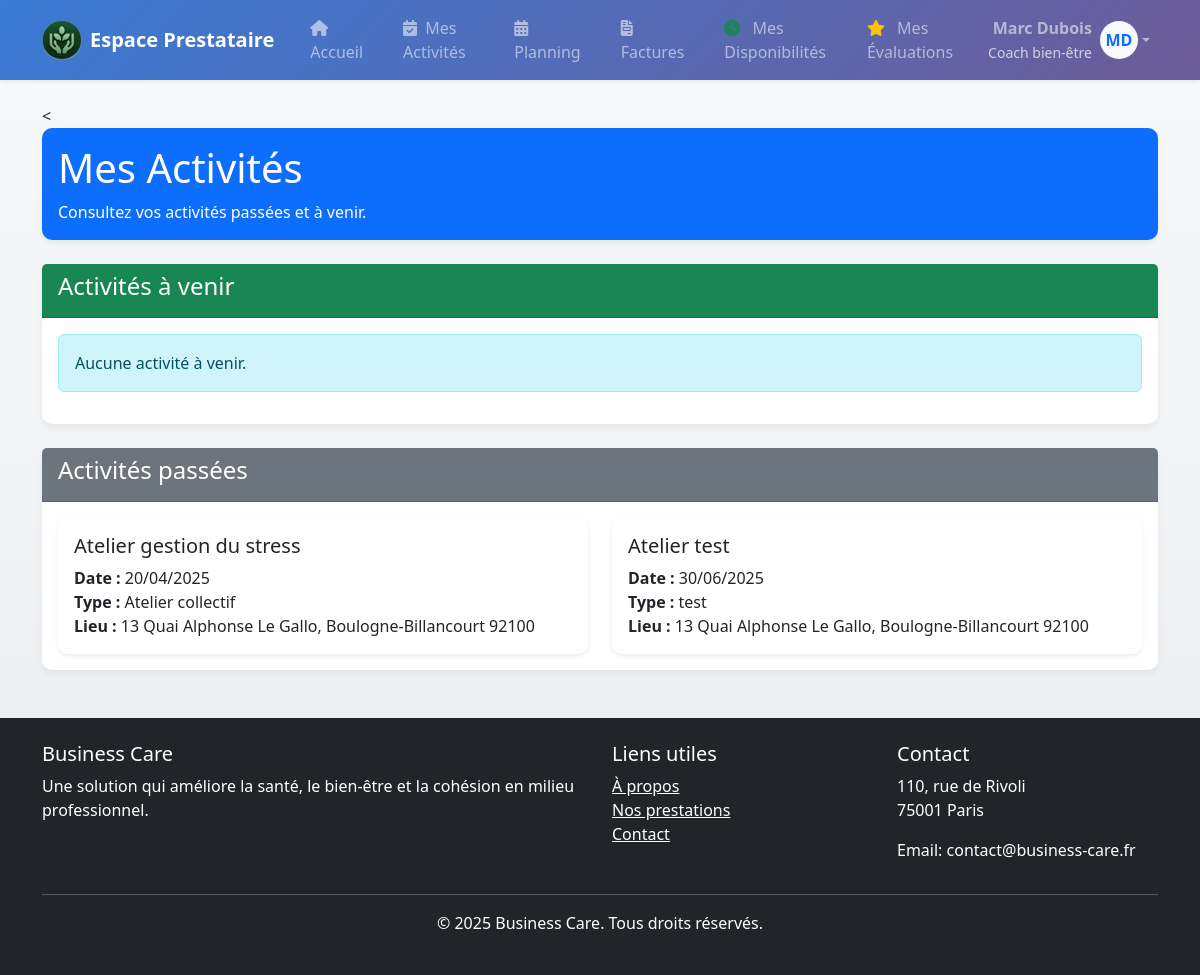
Screenshot of /frontOffice/prestataire/activites.php (signed in) with the database file from the repository.
### tables this page shows
CREATE TABLE `activite` (
  `activite_id` int(11) NOT NULL,
  `nom` varchar(255) DEFAULT NULL,
  `type` varchar(255) DEFAULT NULL,
  `date` date DEFAULT NULL,
  `id_devis` int(11) DEFAULT NULL,
  `desactivate` boolean DEFAULT 0,
  `id_prestataire` int(11)  DEFAULT NULL,
  `id_lieu` int(11)  DEFAULT NULL
);

CREATE TABLE `lieu`(
  `lieu_id` int(11) NOT NULL,
  `adresse` varchar(255) DEFAULT NULL,
  `ville` varchar(255) DEFAULT NULL,
  `code_postal` int(11) DEFAULT NULL

);

### api/dao/provider.php (called while the page is built, shortened)
<?php
function getAllActivities(int $limit = null, int $offset = null, $providerId)  {
    $db = getDatabaseConnection();
    $sql = "SELECT a.activite_id, a.nom, a.date, a.type, a.id_devis, a.id_lieu, l.adresse, l.ville, l.code_postal
            FROM activite a
            LEFT JOIN lieu l ON a.id_lieu = l.lieu_id
            WHERE a.id_prestataire = :id";
    $params = [
        'id'=> $providerId
    ];
    $stmt = $db->prepare($sql);
    $res = $stmt->execute($params);
    if ($res) {
        return $stmt->fetchAll(PDO::FETCH_ASSOC);
    }
    return null;
}

### frontOffice/prestataire/activites.php (the view, shortened to what this page needs)
<?php
require_once $_SERVER['DOCUMENT_ROOT'] . '/frontOffice/prestataire/includes/head.php';
require_once $_SERVER['DOCUMENT_ROOT'] . '/frontOffice/prestataire/includes/header.php';
require_once $_SERVER['DOCUMENT_ROOT'] . '/api/dao/provider.php';
$providerId = $_SESSION['prestataire_id'];
$activities = getAllActivities(null, null, $providerId);
$pastActivities = [];
$upcomingActivities = [];
$currentDate = date('Y-m-d');
foreach ($activities as $activity) {
    if ($activity['date'] < $currentDate) {
        $pastActivities[] = $activity;
    } else {
        $upcomingActivities[] = $activity;
    }
}
?>
<div class="container mt-4">
    <
    <div class="row mb-4">
        <div class="col-12">
            <div class="card bg-primary text-white">
                <div class="card-body">
                    <h1 class="card-title">Mes Activités</h1>
                    <p class="card-text">Consultez vos activités passées et à venir.</p>
                </div>
            </div>
        </div>
    </div>
    <div class="card mb-4">
        <div class="card-header bg-success text-white">
            <h4>Activités à venir</h4>
        </div>
        <div class="card-body">
            <?php if (empty($upcomingActivities)): ?>
                <div class="alert alert-info">Aucune activité à venir.</div>
            <?php endif; ?>
        </div>
    </div>
    <div class="card mb-4">
        <div class="card-header bg-secondary text-white">
            <h4>Activités passées</h4>
        </div>
        <div class="card-body">
            <?php if (empty($pastActivities)): ?>
                <div class="alert alert-info">Aucune activité passée.</div>
            <?php else: ?>
                <div class="row row-cols-1 row-cols-md-2 g-4">
                    <?php foreach ($pastActivities as $activity): ?>
                        <div class="col">
                            <div class="card h-100 shadow-sm">
                                <div class="card-body">
                                    <h5 class="card-title"><?= htmlspecialchars($activity['nom']) ?></h5>
                                    <p class="card-text">
                                        <strong>Date :</strong> <?= date('d/m/Y', strtotime($activity['date'])) ?><br>
                                        <strong>Type :</strong> <?= htmlspecialchars($activity['type']) ?><br>
                                        <strong>Lieu :</strong> <?php
                                            if (!empty($activity['adresse']) || !empty($activity['ville'])) {
                                                echo htmlspecialchars($activity['adresse'] ?? '');
                                                echo !empty($activity['adresse']) && !empty($activity['ville']) ? ', ' : '';
                                                echo htmlspecialchars($activity['ville'] ?? '');
                                                echo !empty($activity['code_postal']) ? ' ' . htmlspecialchars($activity['code_postal']) : '';
                                            } else {
                                                echo "Lieu non spécifié";
                                            }
                                        ?>
                                    </p>
                                </div>
                            </div>
                        </div>
                    <?php endforeach; ?>
                </div>
            <?php endif; ?>
        </div>
    </div>
</div>
<?php require_once $_SERVER['DOCUMENT_ROOT'] . '/frontOffice/prestataire/includes/footer.php'; ?>

### frontOffice/prestataire/includes/header.php (style rules this page uses)
body { background: linear-gradient(to bottom, #f8f9fa, #e9ecef); min-height: 100vh; }
.card { border: none; border-radius: 10px; box-shadow: 0 4px 6px rgba(0,0,0,0.05); transition: transform 0.2s, box-shadow 0.2s; }

### rows the page displays
activite: nom "Atelier gestion du stress", date "20/04/2025", type "Atelier collectif", id_lieu.adresse "13 Quai Alphonse Le Gallo", id_lieu.ville "Boulogne-Billancourt", id_lieu.code_postal "92100"
activite: nom "Atelier test", date "30/06/2025", type "test", id_lieu.adresse "13 Quai Alphonse Le Gallo", id_lieu.ville "Boulogne-Billancourt", id_lieu.code_postal "92100"

### other values shown
$_SESSION['prenom'] . ' ' . $_SESSION['nom'] "Marc Dubois"
$_SESSION['type'] "Coach bien-être"
substr($_SESSION['prenom'], 0, 1) "M"
substr($_SESSION['nom'], 0, 1) "D"
